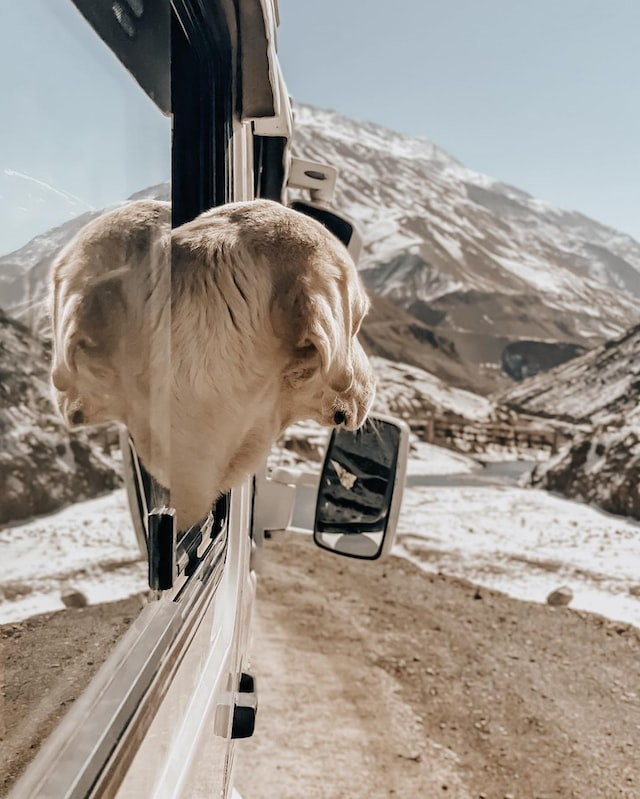
#> input picture 01ProcesamientoDeImagenes/03Filtros/python/dog.jpg, 640 x 799 px
$ python lowpass_convolution.py
#> lines starting #> are read from the running program, lines starting #| are printed output that depends on the picture
# Source: https://pythonexamples.org/python-opencv-image-filter-convolution-cv2-filter2d/
import numpy as np
import cv2 as cv

# read image
img = cv.imread('dog.jpg')
#> img is the input picture: shape (799, 640, 3); mean B, G, R 139.7, 148.2, 156.6

# prepare the 5x5 shaped filter
kernel = np.array([
    [1, 1, 1, 1, 1],
    [1, 1, 1, 1, 1],
    [1, 1, 1, 1, 1],
    [1, 1, 1, 1, 1],
    [1, 1, 1, 1, 1]
])

kernel = kernel/sum(kernel)

# filter the source image
img_filtered = cv.filter2D(img, -1, kernel)
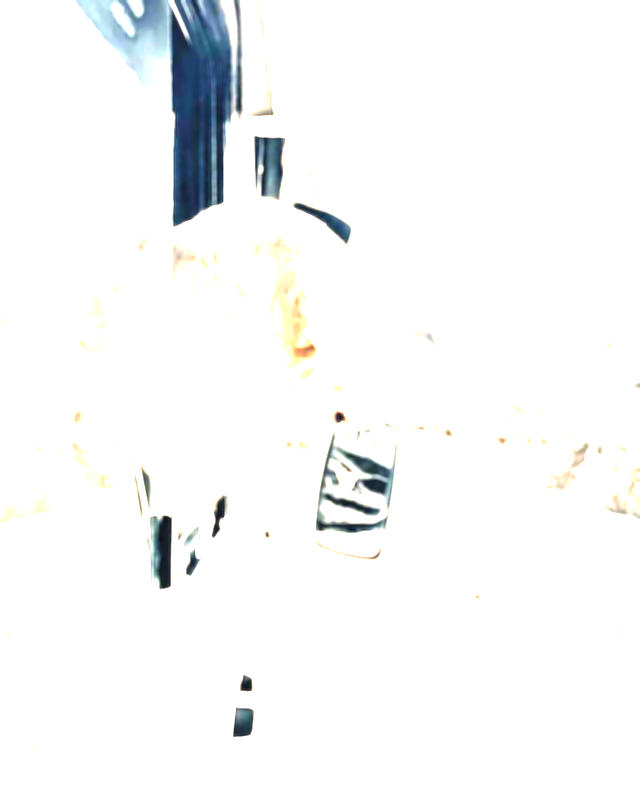
#> img_filtered: shape (799, 640, 3); mean B, G, R 248.4, 248.1, 247

# show results
cv.imshow('original', img)
cv.imshow('filtered', img_filtered)

cv.waitKey(0)

$ run again, with 01ProcesamientoDeImagenes/03Filtros/python/borders.jpg copied over 01ProcesamientoDeImagenes/03Filtros/python/dog.jpg
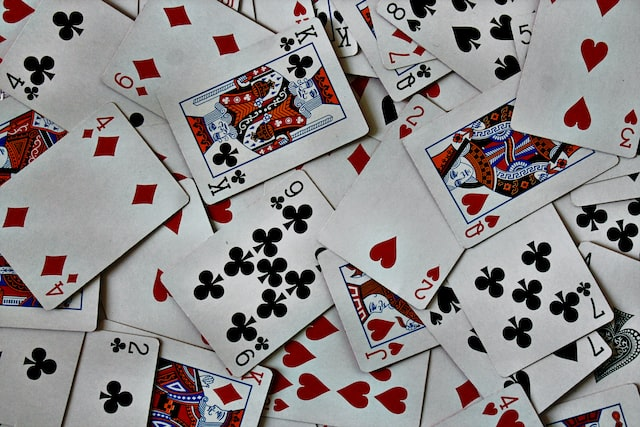
#> input picture 01ProcesamientoDeImagenes/03Filtros/python/borders.jpg, 640 x 427 px
#> img is the input picture: shape (427, 640, 3); mean B, G, R 139.5, 138.9, 143.5
#> `img_filtered = cv.filter2D(img, -1, kernel)`:
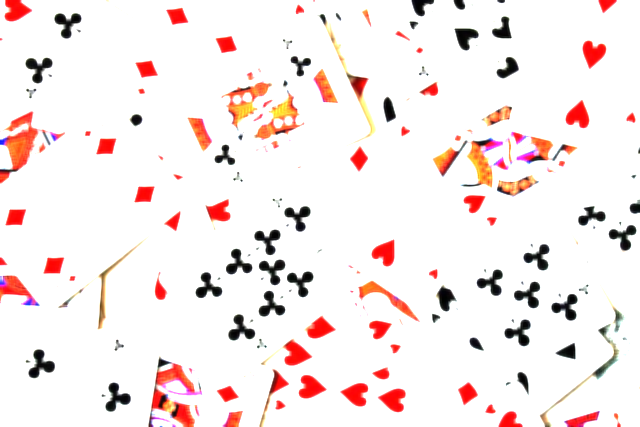
#> img_filtered: shape (427, 640, 3); mean B, G, R 232.7, 234.1, 246

$ run again, with 01ProcesamientoDeImagenes/03Filtros/python/sample.jpg copied over 01ProcesamientoDeImagenes/03Filtros/python/dog.jpg
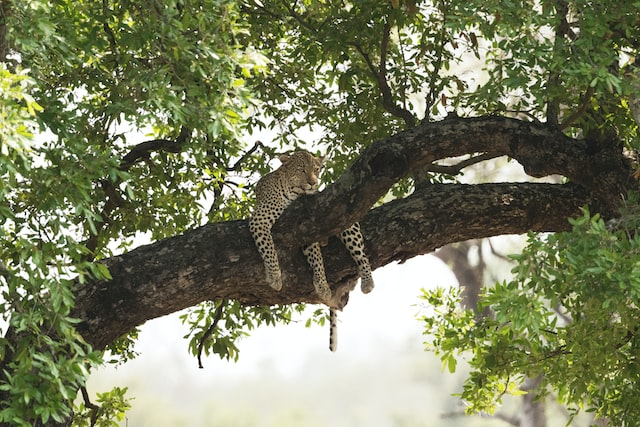
#> input picture 01ProcesamientoDeImagenes/03Filtros/python/sample.jpg, 640 x 427 px
#> img is the input picture: shape (427, 640, 3); mean B, G, R 96.8, 127.9, 123.3
#> `img_filtered = cv.filter2D(img, -1, kernel)`:
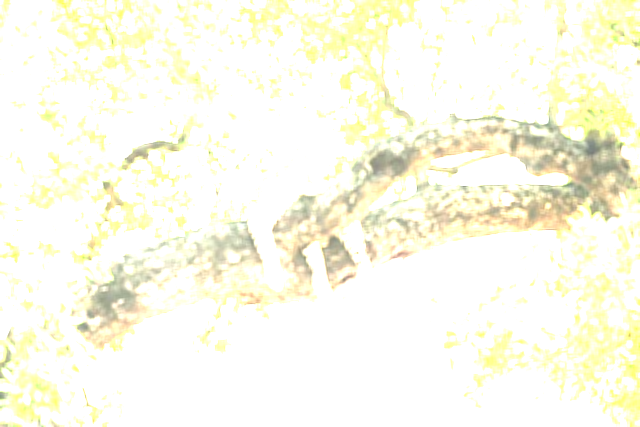
#> img_filtered: shape (427, 640, 3); mean B, G, R 234.1, 250.6, 251.4
